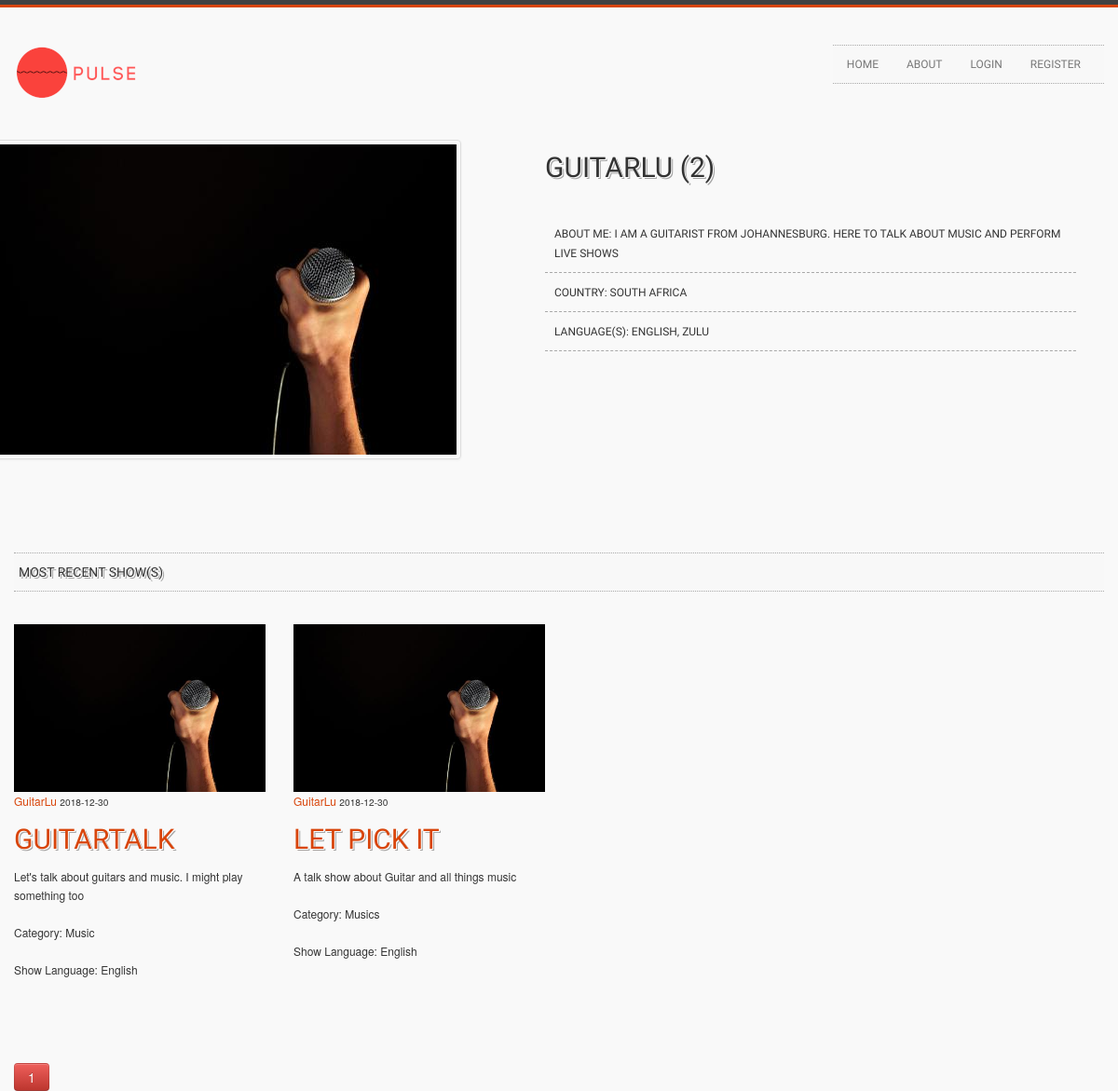
The app's page /user/GuitarLu with its own data.
### flask_platform/models.py (models this page shows, shortened)
class User(db.Model, UserMixin):
    id = db.Column(db.Integer, primary_key=True)
    username = db.Column(db.String(20), unique=True, nullable=False)
    email = db.Column(db.String(120), unique=True, nullable=False)
    image_file = db.Column(db.String(20), nullable=False, default='default.jpeg')
    password = db.Column(db.String(60), nullable=False)
    about = db.Column(db.String(200), unique=False, nullable=False)
    country  = db.Column(db.String(40), unique=False, nullable=False)
    languages = db.Column(db.String(120), unique=False, nullable=False)
    shows = db.relationship('Show', backref='author', lazy=True)

class Show(db.Model):
    id = db.Column(db.Integer, primary_key=True)
    title = db.Column(db.String(100), nullable=False)
    date_posted = db.Column(db.DateTime, nullable=False, default=datetime.utcnow)
    description = db.Column(db.Text, nullable=False)
    category = db.Column(db.Text, nullable=False)
    show_language = db.Column(db.Text, nullable=False)
    user_id = db.Column(db.Integer, db.ForeignKey('user.id'), nullable=False)

### flask_platform/users/routes.py (the view)
@users.route("/user/<string:username>")
def user_shows(username):
    page = request.args.get('page', 1, type=int)
    user = User.query.filter_by(username=username).first_or_404()
    shows = Show.query.filter_by(author=user)\
        .order_by(Show.date_posted.desc())\
        .paginate(page=page, per_page=5)
    return render_template('user_shows.html', shows=shows, user=user)

### flask_platform/templates/user_shows.html (shortened to what this page needs)
{% extends "layout.html" %}
{% block content %}
    <div class="row headline">
        <div class="row">
                <div class="span6">
                    <img class="align-left thumbnail" src="{{ url_for('static', filename='profile_pics/' + user.image_file) }}">
                </div>
                <div class="span6">
                    <h2>{{ user.username }} ({{ shows.total }})</h2>
                    <ul class="project-info">
                        <li><h6>About Me: {{ user.about }}</h6></li>
                        <li><h6>Country: {{ user.country }}</h6></li>
                        <li><h6>Language(s): {{ user.languages }}</h6></li>
                    </ul>
                </div>
            </div>
    </div>
    <div class="row gallery-row">
    	<div class="span12">
            <h5 class="title-bg">Most recent show(s)
            </h5>
            <div class="row clearfix no-margin">
            <ul class="gallery-post-grid holder">
	                    {% for show in shows.items %}
	                    <li  class="span3 gallery-item" data-id="id-1" data-type="illustration">
	                        <article class="media content-section">
					          <img class="rounded-circle article-img" src="{{ url_for('static', filename='profile_pics/' + show.author.image_file) }}">
					          <div class="media-body">
					            <div class="article-metadata">
					              <a class="mr-2" href="{{ url_for('users.user_shows', username=show.author.username) }}">{{ show.author.username }}</a>
					              <small class="text-muted">{{ show.date_posted.strftime('%Y-%m-%d') }}</small>
					            </div>
					            <h2><a class="article-title" href="{{ url_for('shows.show', show_id=show.id) }}">{{ show.title }}</a></h2>
					            <p class="article-content">{{ show.description }}</p>
					            <p class="article-content">Category: {{ show.category }}</p>
					            <p class="article-content">Show Language: {{ show.show_language }}</p>
					          </div>
					        </article>
	                    </li>
                        {% endfor %}
                </ul>
                </div>
            </div>
    </div>
    {% for page_num in shows.iter_pages(left_edge=1, right_edge=1, left_current=1, right_current=2) %}
      {% if page_num %}
        {% if shows.page == page_num %}
          <a class="btn btn-danger mb-4" href="{{ url_for('users.user_shows', username=user.username, page=page_num) }}">{{ page_num }}</a>
        {% else %}
          <a class="btn btn-outline-danger mb-4" href="{{ url_for('users.user_shows', username=user.username, page=page_num) }}">{{ page_num }}</a>
        {% endif %}
      {% else %}
        ...
      {% endif %}
    {% endfor %}
{% endblock content %}

### flask_platform/static/custom-styles.css (style rules this page uses)
html, body { font-size:12px; line-height:18px; height: 100%; }
body { background: #f9f9f9 }
h1, h2, h3, h4 , h5, h6 { font-family: "Oswald", sans-serif; font-weight: normal; text-transform:uppercase; }
h1, h2, h3, h4, h5 { text-shadow: 1px 1px 0 #fdfdfd, 2px 2px 0 rgba(81, 81, 81, 0.5), 0 0 1px #fdfdfd; }
h1.title-bg, h2.title-bg, h3.title-bg, h4.title-bg , h5.title-bg, h6.title-bg { background:#f8f8f8; padding:10px 5px; margin: 0px 0px 20px 0px; border-bottom: 1px dotted #a9a9a9; border-top: 1px dotted #a9a9a9; }
a, a:hover { color:#d8450b; }
p { margin-bottom: 20px; }
.headline { margin-bottom:20px; }
.gallery-item { margin-bottom:15px; margin-top:15px; }
.project-info { margin: 0px 0px 40px 0px; }
.project-info li { list-style: none; border-bottom: 1px dashed #a9a9a9;; padding: 10px; }
.project-info li h6 { display: inline; margin-right: 5px; }
.gallery-post-grid { margin:0px; }
.gallery-post-grid li { list-style: none; float: left; margin-bottom: 30px; }
.row { margin-bottom:40px; }
.no-margin { margin-bottom:0px; }
.align-left { float: left; margin: 0px 20px 20px 0px; }

### records on screen
User: image_file (picture), username "GUITARLU", about "I AM A GUITARIST FROM JOHANNESBURG. HERE TO TALK ABOUT MUSIC AND PERFORM LIVE SHOWS", country "SOUTH AFRICA", languages "ENGLISH, ZULU"
Show: image_file (picture), author.username "GuitarLu", date_posted "2018-12-30", title "GUITARTALK", description "Let's talk about guitars and music. I might play something too", category "Music", show_language "English"
Show: image_file (picture), author.username "GuitarLu", date_posted "2018-12-30", title "LET PICK IT", description "A talk show about Guitar and all things music", category "Musics", show_language "English"

### other values on screen
{{ shows.total }} "2"
{{ page_num }} "1"
